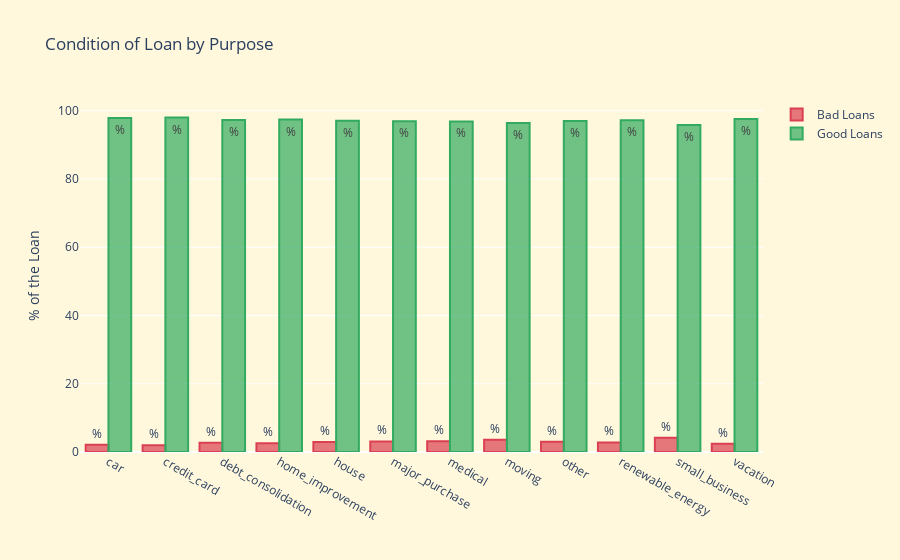

This figure's notebook cell:
### Markdown cell above
## From the boxplot
* In the dataset, we notice that there are some outlinear beyond the box. While modeling, should be careful to deal with it

### Code cell
df['purpose'].value_counts()

# Education, renewable energy, wedding are the purposed that contains highest bad loans percent wise.

purpose_condition = round(pd.crosstab(df['loan_condition'], df['purpose']).apply(lambda x: x/x.sum() * 100), 2)

purpose_bad_loans = purpose_condition.values[0].tolist()
purpose_good_loans = purpose_condition.values[1].tolist()
purpose = purpose_condition.columns

bad_plot = go.Bar(
    x=purpose,
    y=purpose_bad_loans,
    name = 'Bad Loans',
    text='%',
    marker=dict(
        color='rgba(219, 64, 82, 0.7)',
        line = dict(
            color='rgba(219, 64, 82, 1.0)',
            width=2
        )
    )
)

good_plot = go.Bar(
    x=purpose,
    y=purpose_good_loans,
    name='Good Loans',
    text='%',
    marker=dict(
        color='rgba(50, 171, 96, 0.7)',
        line = dict(
            color='rgba(50, 171, 96, 1.0)',
            width=2
        )
    )
)


data = [bad_plot, good_plot]

layout = go.Layout(
    title='Condition of Loan by Purpose',
    xaxis=dict(
        title=''
    ),
    yaxis=dict(
        title='% of the Loan',
    ),
    paper_bgcolor='#FFF8DC',
    plot_bgcolor='#FFF8DC',
    showlegend=True
)

fig = dict(data=data, layout=layout)
iplot(fig, filename='condition_purposes')

### Figure 1 — Plotly figure (JSON) as saved in the notebook; plotly's stock layout.template omitted (floating-point values rounded to 4 significant figures)
{"data": [{"marker": {"color": "rgba(219, 64, 82, 0.7)", "line": {"color": "rgba(219, 64, 82, 1.0)", "width": 2}}, "name": "Bad Loans", "text": "%", "type": "bar", "x": ["car", "credit_card", "debt_consolidation", "home_improvement", "house", "major_purchase", "medical", "moving", "other", "renewable_energy", "small_business", "vacation"], "y": [2.11, 2.01, 2.74, 2.6, 2.94, 3.1, 3.13, 3.59, 3.0, 2.81, 4.15, 2.45]}, {"marker": {"color": "rgba(50, 171, 96, 0.7)", "line": {"color": "rgba(50, 171, 96, 1.0)", "width": 2}}, "name": "Good Loans", "text": "%", "type": "bar", "x": ["car", "credit_card", "debt_consolidation", "home_improvement", "house", "major_purchase", "medical", "moving", "other", "renewable_energy", "small_business", "vacation"], "y": [97.89, 97.99, 97.26, 97.4, 97.06, 96.9, 96.87, 96.41, 97.0, 97.19, 95.85, 97.55]}], "layout": {"paper_bgcolor": "#FFF8DC", "plot_bgcolor": "#FFF8DC", "showlegend": true, "title": {"text": "Condition of Loan by Purpose"}, "xaxis": {"title": {"text": ""}}, "yaxis": {"title": {"text": "% of the Loan"}}}}
